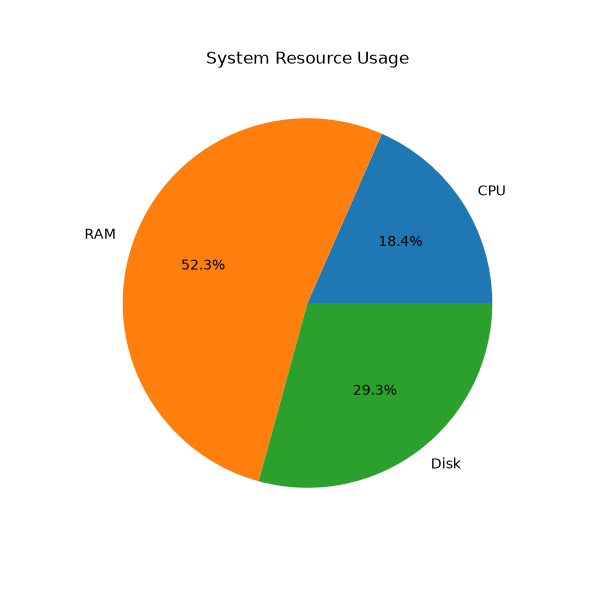

Write Python code to recreate this figure.
import sqlite3
import pandas as pd
import matplotlib.pyplot as plt

conn = sqlite3.connect("database/system.db")

df = pd.read_sql_query(
    "SELECT * FROM system_logs ORDER BY id DESC LIMIT 1",
    conn
)

cpu = df["cpu"][0]
ram = df["ram"][0]
disk = df["disk"][0]

values = [cpu, ram, disk]
labels = ["CPU", "RAM", "Disk"]

plt.figure(figsize=(6,6))

plt.pie(
    values,
    labels=labels,
    autopct="%1.1f%%"
)

plt.title("System Resource Usage")

plt.savefig("reports/pie_chart.png")

plt.show()
